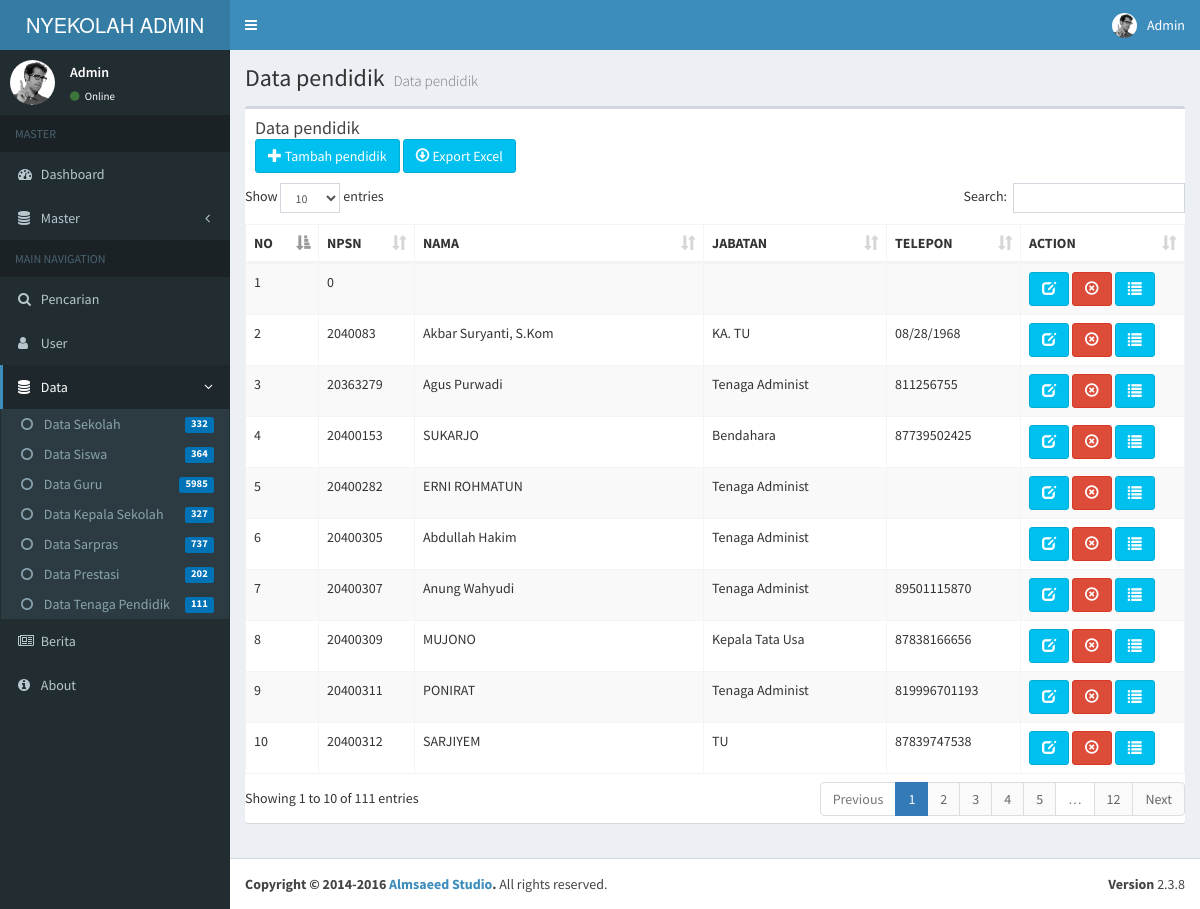
The page /page/data/pendidik.php on the database its author committed.
### tables this page shows
CREATE TABLE `tenkependik` (
  `npsn` int(10) NOT NULL,
  `tahun_ajaran` varchar(9) NOT NULL,
  `nbm` varchar(15) NOT NULL,
  `jabatan` varchar(20) NOT NULL,
  `nama` varchar(30) NOT NULL,
  `nip` varchar(20) NOT NULL,
  `tempat_lhr` varchar(20) NOT NULL,
  `tgl_lhr` date NOT NULL,
  `telepon` varchar(30) NOT NULL,
  `email` varchar(50) NOT NULL,
  `pangkat` varchar(25) NOT NULL,
  `tgl_pengangkatan` date NOT NULL,
  `jk` varchar(12) NOT NULL,
  `status_pegawai` varchar(10) NOT NULL,
  `organisasi` varchar(50) NOT NULL,
  `alamat` varchar(75) NOT NULL,
  `rt_rw` varchar(6) NOT NULL,
  `kel` varchar(40) NOT NULL,
  `kec` varchar(20) NOT NULL,
  `kab` varchar(20) NOT NULL,
  `prov` varchar(50) NOT NULL,
  `pnd_thr` varchar(30) NOT NULL
);

### page/data/pendidik.php (the view, shortened to what this page needs)
<?php
include "../../dbconfig.php";
?>
<?php include "../header.php"; ?>
<?php include "../sidebar.php"; ?>
<div class="content-wrapper">
  <section class="content-header">
    <h1>
      Data pendidik
      <small>Data pendidik</small>
    </h1>
  </section>
  <section class="content">
    <div class="row">
      <div class="col-xs-12">
        <div class="box">
          <div class="box-header">
            <h3 class="box-title">Data pendidik</h3><br>
            <a class="btn btn-info" href="#"><span class="glyphicon glyphicon-plus"></span> Tambah pendidik</a>
            <a class="btn btn-info" href="#"><span class="glyphicon glyphicon-download"></span> Export Excel</a>
          </div>
          <div class="box-body table-responsive no-padding">
            <table id="example1" class="table table-bordered table-striped">
              <thead>
              <tr>
                <th>NO</th>
                <th>NPSN</th>
                <th>NAMA</th>
                <th>JABATAN</th>
                <th>TELEPON</th>
                <th>ACTION</th>
              </tr>
              </thead>
              <tbody>
               <?php
                  $no = 1;
                  $stmt = $DB_con->prepare('SELECT * FROM tenkependik');
                  $stmt->execute();
                  if($stmt->rowCount() > 0)
                  {
                    while($row=$stmt->fetch(PDO::FETCH_ASSOC))
                  {
                    extract($row);
              ?>
              <tr>
                <td><?php echo $no++; ?></td>
                <td><?php echo $npsn; ?></td>
                <td><?php echo $nama; ?></td>
                <td><?php echo $jabatan; ?></td>
                <td><?php echo $telepon; ?></td>
                <td>
                  <a class="btn btn-info" href="edit-pendidik?edit_id=<?php echo $row['npsn']; ?>"><span class="glyphicon glyphicon-edit"></span></a>
                    <a class="btn btn-danger" href="?delete_id=<?php echo $row['npsn']; ?>"><span class="glyphicon glyphicon-remove-circle"></span></a>
                    <a class="btn btn-info" href="detail-pendidik?detail_id=<?php echo $row['npsn']; ?>"><span class="glyphicon glyphicon-list" aria-hidden="true"></span></a>
                </td>
              </tr>
              <?php
              }
              }
          else
  {
      ?>
        <td colspan="9">No Data Found ...</td>
      <?php
  }
?>
            </table>
          </div>
        </div>
      </div>
    </div>
  </section>
</div>
<?php include "../footer.php"; ?>

### rows shown on the page
tenkependik: npsn "0"
tenkependik: npsn "2040083", nama "Akbar Suryanti, S.Kom", jabatan "KA. TU", telepon "08/28/1968"
tenkependik: npsn "20363279", nama "Agus Purwadi", jabatan "Tenaga Administ", telepon "811256755"
tenkependik: npsn "20400153", nama "SUKARJO", jabatan "Bendahara", telepon "87739502425"
tenkependik: npsn "20400282", nama "ERNI ROHMATUN", jabatan "Tenaga Administ"
tenkependik: npsn "20400305", nama "Abdullah Hakim", jabatan "Tenaga Administ"
tenkependik: npsn "20400307", nama "Anung Wahyudi", jabatan "Tenaga Administ", telepon "89501115870"
tenkependik: npsn "20400309", nama "MUJONO", jabatan "Kepala Tata Usa", telepon "87838166656"
tenkependik: npsn "20400311", nama "PONIRAT", jabatan "Tenaga Administ", telepon "819996701193"
tenkependik: npsn "20400312", nama "SARJIYEM", jabatan "TU", telepon "87839747538"

### other values the page prints
$datasekolah[0] "332"
$datasiswa[0] "364"
$dataguru[0] "5985"
$datakepsek[0] "327"
$datasarpras[0] "737"
$dataprestasi[0] "202"
$datatenkependik[0] "111"
